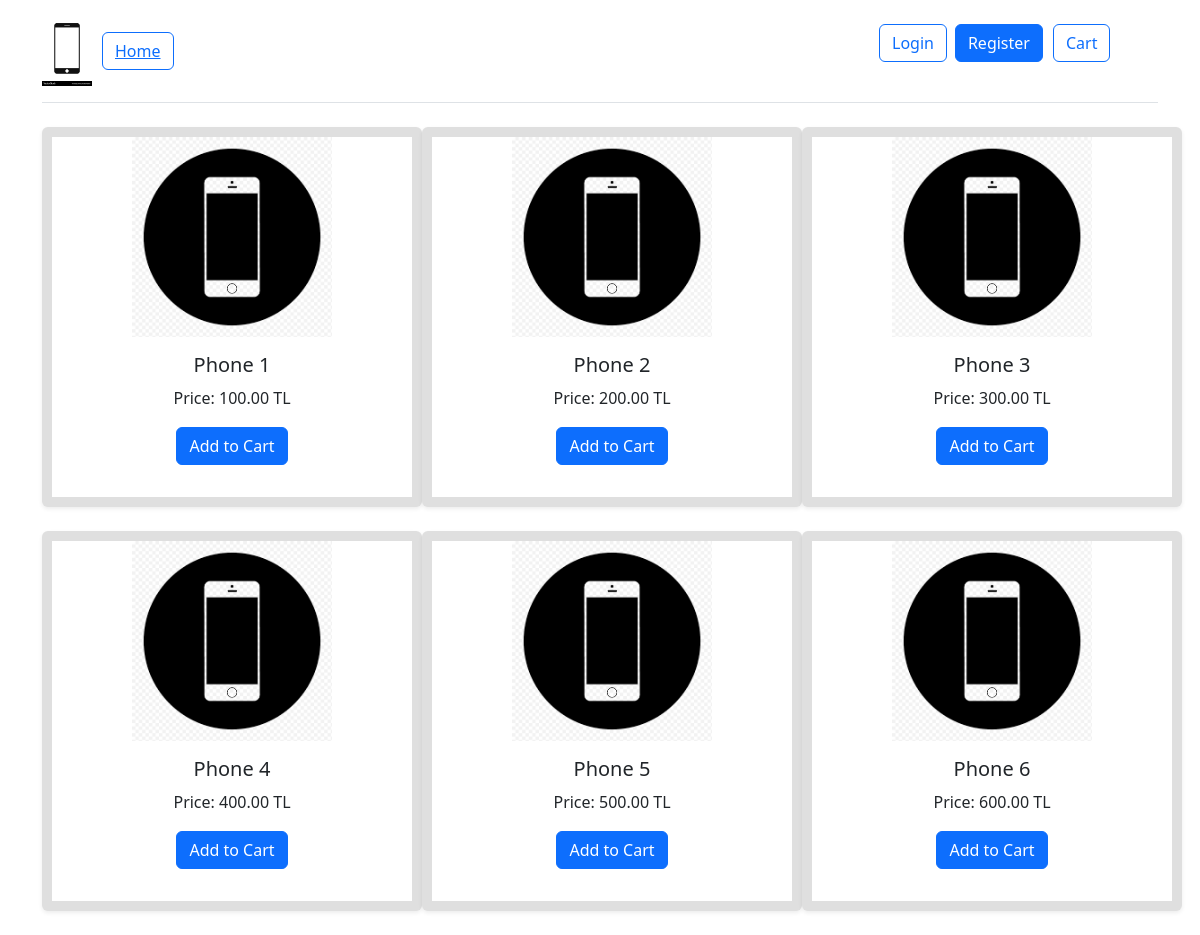
The page / on the database its author committed.
### WebsiteApp/models.py (models this page shows)
class Product(models.Model):
    name = models.CharField(max_length=100)
    price = models.DecimalField(max_digits=10, decimal_places=2)
    image = models.ImageField(upload_to='product_images/', blank=True, null=True)

### WebsiteApp/views.py (the view)
# urls.py: path("", views.index, name="home"),
def index(request):
    products = Product.objects.all()
    return render(request, 'WebsiteApp/products.html', {'products': products})

### WebsiteApp/templates/WebsiteApp/products.html (shortened to what this page needs)
{% extends "base.html" %}
{% block content %}
    <div class="row">
        {% for product in products %}
            <div class="col-md-4 col-sm-6">
                <div class="card mb-4 shadow-sm">
                    <img src="{{ product.image.url }}" alt="{{ product.name }}" class="img-fluid small-product-image">
                    <div class="card-body">
                        <h5 class="card-title">{{ product.name }}</h5>
                        <p class="card-text">Price: {{ product.price }} TL</p>
                        <form action="{% url 'add_to_cart' product.id %}" method="post">
                            <button type="submit" class="btn btn-primary">Add to Cart</button>
                        </form>
                    </div>
                </div>
            </div>
            {% if forloop.counter|divisibleby:3 and not forloop.last %}
                </div><div class="row">
            {% endif %}
        {% endfor %}
    </div>
{% endblock %}

### templates/WebsiteApp/base.html (shortened to what this page needs)
{% load static %}
<html lang="en">
<head>
    <link href="https://cdn.jsdelivr.net/npm/bootstrap@5.3.3/dist/css/bootstrap.min.css" rel="stylesheet">
    <link rel="stylesheet" type="text/css" href="{% static 'css/style.css' %}">
</head>
<body>
  <div class="container">
    <header class="d-flex flex-wrap align-items-center justify-content-between py-3 mb-4 border-bottom">
      <div class="logo-container">
        <a href="{% url 'home' %}">
          <img src="{% static 'photo.jpg' %}" alt="My Logo" width="50" height="70">
          <span class="btn btn-outline-primary me-2">Home</span>
        </a>
      </div>
      <div class="col-md-3 text-end btn-container">
        {% if user.is_authenticated %}
            <form action="{% url 'logout' %}" method="post">
                {% csrf_token %}
                <input type="hidden" name="next" value="/" />
                <button type="submit" class="btn btn-outline-primary me-2">Logout</button>
            </form>
        {% else %}
            <a href="{% url 'login' %}" class="btn btn-outline-primary me-2">Login</a>
        {% endif %}
        <a href="{% url 'register' %}" class="btn btn-primary">Register</a>
        <a href="{% url 'cart' %}" class="btn btn-outline-primary me-2">Cart</a>
      </div>
    </header>
  </div>
  <div class="container">
    {% block content %}
    {% endblock %}
  </div>
</body>
</html>

### templates/WebsiteApp/base.html (style rules this page uses)
.btn-container { display: flex; align-items: center; }
.btn-container a.btn { margin-right: 10px; margin-bottom: 16px; }
.logo-container { display: flex; align-items: center; }
.logo-container img { margin-right: 10px; }
img { display: block; margin: 0 auto; }
.logo-container a { display: flex; align-items: center; }

### WebsiteApp/templates/WebsiteApp/products.html (style rules this page uses)
.small-product-image { max-width: 200px; max-height: 200px; }
.card { border: 10px solid rgba(0, 0, 0, 0.125); width: 380px; height: 380px; display: flex; flex-direction: column; justify-content: center; align-items: center; }
.card-body { display: flex; flex-direction: column; justify-content: space-between; align-items: center; height: 100%; }
img { align-items: center; }

### rows shown on the page
Product: image (picture), name "Phone 1", price "100.00"
Product: image (picture), name "Phone 2", price "200.00"
Product: image (picture), name "Phone 3", price "300.00"
Product: image (picture), name "Phone 4", price "400.00"
Product: image (picture), name "Phone 5", price "500.00"
Product: image (picture), name "Phone 6", price "600.00"
